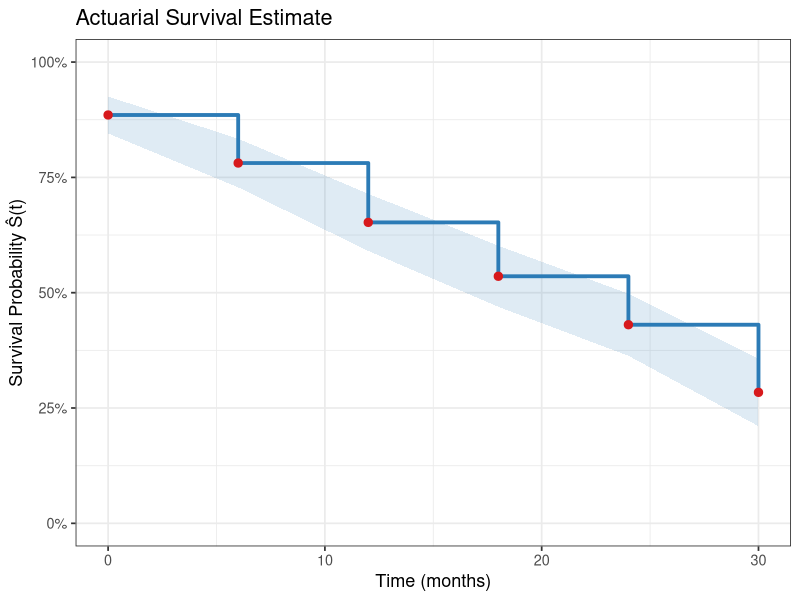

Source code (R):
## ---- chunk 1
#| label: setup-act
#| echo: false
suppressPackageStartupMessages({
  library(survival); library(ggplot2); library(dplyr)
  library(knitr); library(kableExtra)
})
theme_set(theme_bw(base_size = 13))
## ---- chunk 2
#| label: tbl-actuarial
#| tbl-cap: "Actuarial life table estimation for grouped survival data"

act <- data.frame(
  Interval = c("[0,6)","[6,12)","[12,18)","[18,24)","[24,30)","[30,36)"),
  l_j  = c(250, 210, 174, 138, 106, 78),
  d_j  = c(28,  24,  28,  24,  20,  16),
  c_j  = c(12,  12,  8,   8,   8,   62)   # final interval: remaining censored
)

act <- act |>
  mutate(
    eff_n = l_j - c_j / 2,
    q_hat = d_j / eff_n,
    p_hat = 1 - q_hat,
    S_hat = cumprod(p_hat),
    gw_term = q_hat / (p_hat * eff_n),
    var_S = S_hat^2 * cumsum(gw_term),
    se_S  = sqrt(var_S),
    CI_lo = pmax(0, S_hat - 1.96 * se_S),
    CI_hi = pmin(1, S_hat + 1.96 * se_S)
  )

act |>
  mutate(across(c(eff_n,q_hat,p_hat,S_hat,se_S,CI_lo,CI_hi),
                \(x) round(x,3))) |>
  select(Interval,l_j,d_j,c_j,eff_n,q_hat,p_hat,S_hat,se_S,CI_lo,CI_hi) |>
  kbl(col.names = c("Interval","l_j","d_j","c_j","l_j - c_j/2",
                    "q̂_j","p̂_j","Ŝ(t)","SE","Lo 95%","Hi 95%"),
      align = "c") |>
  kable_styling(bootstrap_options = c("striped","condensed"),
                full_width = FALSE, position = "center", font_size = 11)
## ---- chunk 3
#| label: fig-actuarial
#| fig-cap: "Actuarial survival estimate with 95% pointwise confidence band"
#| fig-align: center
#| fig-width: 8
#| fig-height: 4

# Midpoints for plotting
act$t_mid <- c(0,6,12,18,24,30)

ggplot(act, aes(x = t_mid, y = S_hat)) +
  geom_step(colour = "#2C7BB6", linewidth = 1.3) +
  geom_ribbon(aes(ymin = CI_lo, ymax = CI_hi), alpha = 0.15, fill = "#2C7BB6") +
  geom_point(colour = "#D7191C", size = 2.5) +
  scale_y_continuous(labels = scales::percent, limits = c(0,1)) +
  labs(title = "Actuarial Survival Estimate",
       x = "Time (months)", y = "Survival Probability Ŝ(t)")
